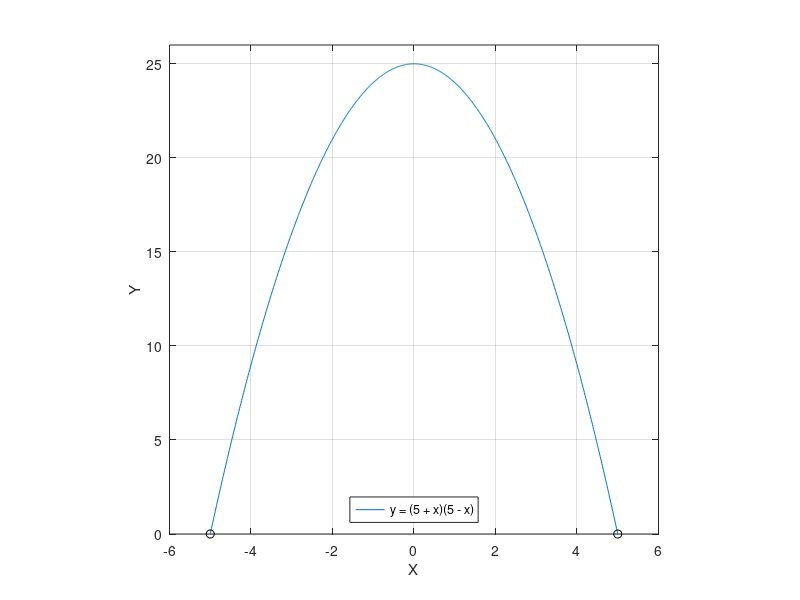

This chart was generated by the following MATLAB code:
%init x and y
x = -5:0.01:5;
y = (5 + x).*(5 - x);

% draw graph
plot(x, y);
axis([-6 6 0 26]);
axis('square');
grid on;
hold on;

% mark points
plot(-5, 0, 'ok', 5, 0, 'ok');
legend('y = (5 + x)(5 - x)', 'Location', 'south', 'Orientation', 'vertical');
xlabel('X');
ylabel('Y');
grid on;
